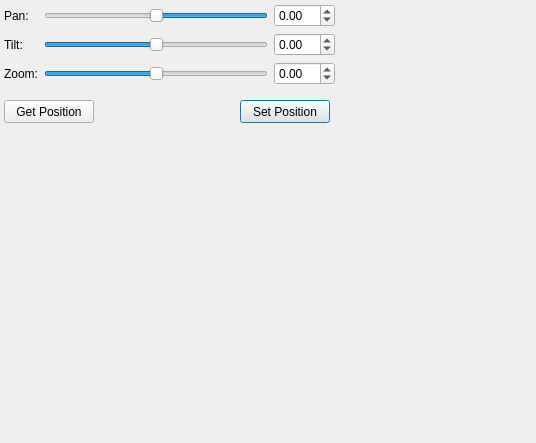
<?xml version="1.0" encoding="UTF-8"?>
<ui version="4.0">
 <class>PtuController</class>
 <widget class="QWidget" name="PtuController">
  <property name="geometry">
   <rect>
    <x>0</x>
    <y>0</y>
    <width>536</width>
    <height>443</height>
   </rect>
  </property>
  <property name="sizePolicy">
   <sizepolicy hsizetype="Minimum" vsizetype="Minimum">
    <horstretch>0</horstretch>
    <verstretch>0</verstretch>
   </sizepolicy>
  </property>
  <property name="windowTitle">
   <string>PTU Controller</string>
  </property>
  <widget class="QWidget" name="wctrls" native="true">
   <property name="geometry">
    <rect>
     <x>4</x>
     <y>4</y>
     <width>331</width>
     <height>91</height>
    </rect>
   </property>
   <layout class="QFormLayout" name="formLayout_2">
    <item row="0" column="0">
     <widget class="QLabel" name="label_3">
      <property name="text">
       <string>Pan:</string>
      </property>
      <property name="buddy">
       <cstring>sliderPan</cstring>
      </property>
     </widget>
    </item>
    <item row="0" column="1">
     <layout class="QHBoxLayout" name="horizontalLayout">
      <item>
       <widget class="QSlider" name="sliderPan">
        <property name="sizePolicy">
         <sizepolicy hsizetype="Expanding" vsizetype="Fixed">
          <horstretch>1</horstretch>
          <verstretch>0</verstretch>
         </sizepolicy>
        </property>
        <property name="minimum">
         <number>-90</number>
        </property>
        <property name="maximum">
         <number>90</number>
        </property>
        <property name="orientation">
         <enum>Qt::Horizontal</enum>
        </property>
        <property name="invertedAppearance">
         <bool>true</bool>
        </property>
        <property name="invertedControls">
         <bool>false</bool>
        </property>
       </widget>
      </item>
      <item>
       <widget class="QDoubleSpinBox" name="spinPan">
        <property name="minimum">
         <double>-90.000000000000000</double>
        </property>
        <property name="maximum">
         <double>90.000000000000000</double>
        </property>
       </widget>
      </item>
     </layout>
    </item>
    <item row="1" column="0">
     <widget class="QLabel" name="label_2">
      <property name="text">
       <string>Tilt:</string>
      </property>
      <property name="buddy">
       <cstring>sliderTilt</cstring>
      </property>
     </widget>
    </item>
    <item row="1" column="1">
     <layout class="QHBoxLayout" name="horizontalLayout_2">
      <item>
       <widget class="QSlider" name="sliderTilt">
        <property name="sizePolicy">
         <sizepolicy hsizetype="Expanding" vsizetype="Fixed">
          <horstretch>1</horstretch>
          <verstretch>0</verstretch>
         </sizepolicy>
        </property>
        <property name="minimum">
         <number>-90</number>
        </property>
        <property name="maximum">
         <number>90</number>
        </property>
        <property name="orientation">
         <enum>Qt::Horizontal</enum>
        </property>
       </widget>
      </item>
      <item>
       <widget class="QDoubleSpinBox" name="spinTilt">
        <property name="minimum">
         <double>-90.000000000000000</double>
        </property>
        <property name="maximum">
         <double>90.000000000000000</double>
        </property>
       </widget>
      </item>
     </layout>
    </item>
    <item row="2" column="0">
     <widget class="QLabel" name="label">
      <property name="text">
       <string>Zoom:</string>
      </property>
      <property name="buddy">
       <cstring>sliderZoom</cstring>
      </property>
     </widget>
    </item>
    <item row="2" column="1">
     <layout class="QHBoxLayout" name="horizontalLayout_3">
      <item>
       <widget class="QSlider" name="sliderZoom">
        <property name="minimum">
         <number>-10</number>
        </property>
        <property name="maximum">
         <number>10</number>
        </property>
        <property name="orientation">
         <enum>Qt::Horizontal</enum>
        </property>
       </widget>
      </item>
      <item>
       <widget class="QDoubleSpinBox" name="spinZoom">
        <property name="minimum">
         <double>-10.000000000000000</double>
        </property>
        <property name="maximum">
         <double>10.000000000000000</double>
        </property>
       </widget>
      </item>
     </layout>
    </item>
   </layout>
  </widget>
  <widget class="QPushButton" name="btSetPosition">
   <property name="geometry">
    <rect>
     <x>240</x>
     <y>100</y>
     <width>90</width>
     <height>23</height>
    </rect>
   </property>
   <property name="text">
    <string>Set Position</string>
   </property>
   <property name="default">
    <bool>true</bool>
   </property>
  </widget>
  <widget class="QPushButton" name="btGetPosition">
   <property name="geometry">
    <rect>
     <x>4</x>
     <y>100</y>
     <width>90</width>
     <height>23</height>
    </rect>
   </property>
   <property name="text">
    <string>Get Position</string>
   </property>
  </widget>
 </widget>
 <tabstops>
  <tabstop>sliderPan</tabstop>
  <tabstop>spinPan</tabstop>
  <tabstop>sliderTilt</tabstop>
  <tabstop>spinTilt</tabstop>
  <tabstop>sliderZoom</tabstop>
  <tabstop>spinZoom</tabstop>
  <tabstop>btSetPosition</tabstop>
 </tabstops>
 <resources/>
 <connections/>
</ui>
